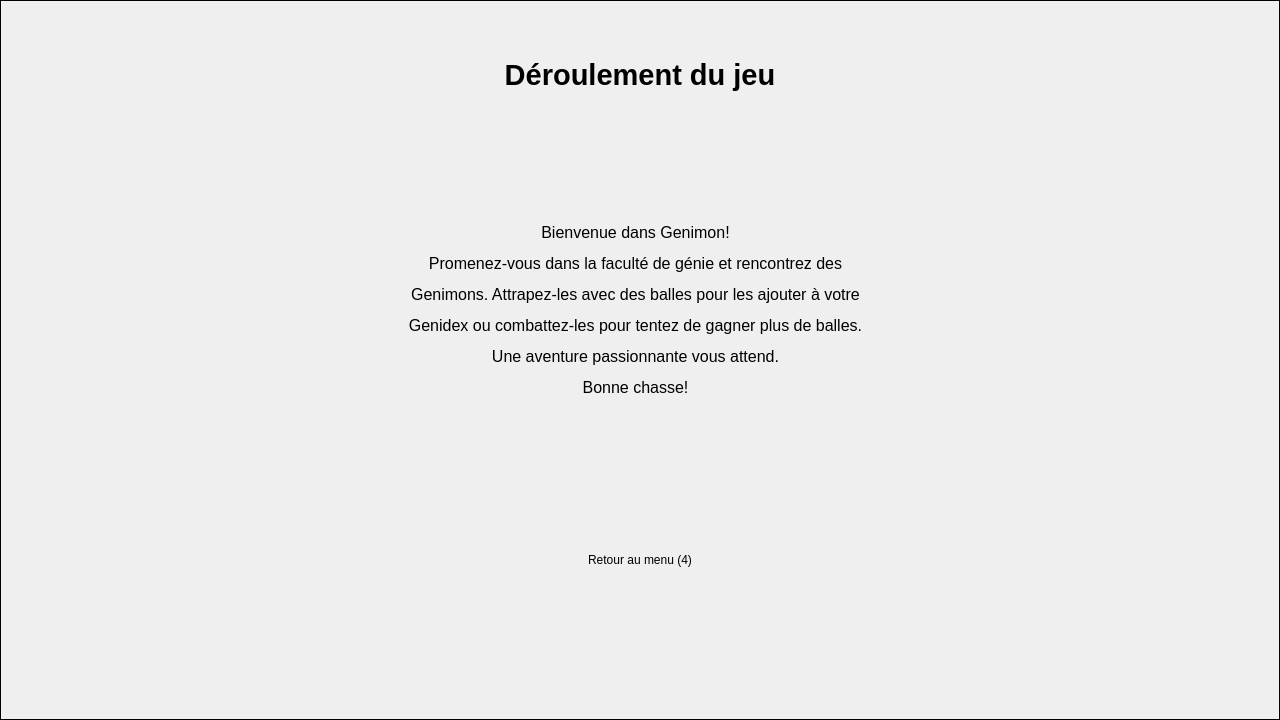
<?xml version="1.0" encoding="UTF-8"?>
<ui version="4.0">
 <class>Regle</class>
 <widget class="QWidget" name="Regle">
  <property name="geometry">
   <rect>
    <x>0</x>
    <y>0</y>
    <width>1280</width>
    <height>720</height>
   </rect>
  </property>
  <property name="windowTitle">
   <string>Form</string>
  </property>
  <widget class="QLabel" name="Reglement">
   <property name="enabled">
    <bool>true</bool>
   </property>
   <property name="geometry">
    <rect>
     <x>400</x>
     <y>110</y>
     <width>471</width>
     <height>400</height>
    </rect>
   </property>
   <property name="font">
    <font>
     <pointsize>12</pointsize>
     <bold>false</bold>
    </font>
   </property>
   <property name="acceptDrops">
    <bool>false</bool>
   </property>
   <property name="text">
    <string>&lt;html&gt;&lt;head/&gt;&lt;body&gt;&lt;p align=&quot;center&quot;&gt;Bienvenue dans Genimon!&lt;/p&gt;&lt;p align=&quot;center&quot;&gt;Promenez-vous dans la faculté de génie et rencontrez des&lt;/p&gt;&lt;p align=&quot;center&quot;&gt;Genimons. Attrapez-les avec des balles pour les ajouter à votre&lt;/p&gt;&lt;p align=&quot;center&quot;&gt;Genidex ou combattez-les pour tentez de gagner plus de balles.&lt;/p&gt;&lt;p align=&quot;center&quot;&gt;Une aventure passionnante vous attend.&lt;/p&gt;&lt;p align=&quot;center&quot;&gt;Bonne chasse!&lt;/p&gt;&lt;/body&gt;&lt;/html&gt;</string>
   </property>
   <property name="alignment">
    <set>Qt::AlignmentFlag::AlignCenter</set>
   </property>
  </widget>
  <widget class="QLabel" name="RegleTitre">
   <property name="geometry">
    <rect>
     <x>440</x>
     <y>50</y>
     <width>400</width>
     <height>50</height>
    </rect>
   </property>
   <property name="font">
    <font>
     <pointsize>22</pointsize>
     <bold>true</bold>
    </font>
   </property>
   <property name="text">
    <string>&lt;html&gt;&lt;head/&gt;&lt;body&gt;&lt;p&gt;&lt;span style=&quot; font-size:22pt;&quot;&gt;Déroulement du jeu&lt;/span&gt;&lt;/p&gt;&lt;/body&gt;&lt;/html&gt;</string>
   </property>
   <property name="alignment">
    <set>Qt::AlignmentFlag::AlignCenter</set>
   </property>
  </widget>
  <widget class="QLabel" name="BackGround">
   <property name="geometry">
    <rect>
     <x>0</x>
     <y>0</y>
     <width>1280</width>
     <height>720</height>
    </rect>
   </property>
   <property name="baseSize">
    <size>
     <width>100</width>
     <height>100</height>
    </size>
   </property>
   <property name="autoFillBackground">
    <bool>true</bool>
   </property>
   <property name="frameShape">
    <enum>QFrame::Shape::Box</enum>
   </property>
   <property name="text">
    <string/>
   </property>
   <property name="textFormat">
    <enum>Qt::TextFormat::PlainText</enum>
   </property>
   <property name="pixmap">
    <pixmap resource="Image.qrc">:/Decor/Image_Qt/Decor/Ciel_menu.jpg</pixmap>
   </property>
   <property name="scaledContents">
    <bool>true</bool>
   </property>
  </widget>
  <widget class="QLabel" name="Retour">
   <property name="geometry">
    <rect>
     <x>565</x>
     <y>540</y>
     <width>150</width>
     <height>40</height>
    </rect>
   </property>
   <property name="autoFillBackground">
    <bool>true</bool>
   </property>
   <property name="text">
    <string>Retour au menu (4)</string>
   </property>
   <property name="alignment">
    <set>Qt::AlignmentFlag::AlignCenter</set>
   </property>
  </widget>
  <zorder>BackGround</zorder>
  <zorder>Reglement</zorder>
  <zorder>RegleTitre</zorder>
  <zorder>Retour</zorder>
 </widget>
 <resources>
  <include location="Image.qrc"/>
 </resources>
 <connections/>
</ui>
